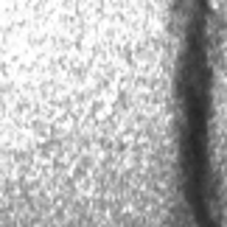
#> input picture data/rfdetr_coco/train/000188.png, 227 x 227 px, given as the content of the folder op/weld-defect-detection/data/reviewed/WDXI/datasets1/images, which was not available
$ python prepare_nnunet_dataset.py
#> lines starting #> are read from the running program, lines starting #| are printed output that depends on the picture; after the words box and inside, x2 and y2 are one past the last pixel; in counts of white or black regions, pixels touching at a corner belong together
"""
Convert WDXI dataset to nnU-Net v2 raw dataset format.

nnU-Net requires a strict folder structure:
  nnUNet_raw/DatasetXXX_NAME/
    imagesTr/case_0000_0000.png   <- training images (channel suffix _0000)
    labelsTr/case_0000.png        <- training labels (values 0/1, NOT 0/255)
    imagesTs/case_0000_0000.png   <- test images (optional, we use for eval)
    dataset.json

We use WDXI datasets1 as nnU-Net's training set (it will do its own
internal 5-fold cross-validation within this set) and datasets2 as
a held-out test set for final comparison against SegFormer — same
split roles SegFormer used, so the comparison is fair.

Run once locally or on Kaggle before training:
  python scripts/prepare_nnunet_dataset.py
"""

import os
import shutil
import json
import numpy as np
from PIL import Image

# ─────────────────────────────────────────────
# PATHS — set BASE_DIR for your environment
# ─────────────────────────────────────────────
BASE_DIR = r"C:\Users\Sam\Desktop\weld-defect-detection"
# BASE_DIR = "/kaggle/working/weld-defect-detection"    # Kaggle version

TRAIN_IMG_SRC  = f"{BASE_DIR}/data/reviewed/WDXI/datasets1/images"
TRAIN_MASK_SRC = f"{BASE_DIR}/data/reviewed/WDXI/datasets1/labels"
TEST_IMG_SRC   = f"{BASE_DIR}/data/reviewed/WDXI/datasets2/images"
TEST_MASK_SRC  = f"{BASE_DIR}/data/reviewed/WDXI/datasets2/labels"   # kept aside for eval, not given to nnU-Net

# nnU-Net expects these three env-var directories to exist
NNUNET_RAW          = f"{BASE_DIR}/nnUNet_raw"
NNUNET_PREPROCESSED = f"{BASE_DIR}/nnUNet_preprocessed"
NNUNET_RESULTS      = f"{BASE_DIR}/nnUNet_results"

DATASET_ID   = 501                      # any 3-digit id not already used
DATASET_NAME = f"Dataset{DATASET_ID}_WeldDefect"
DATASET_DIR  = f"{NNUNET_RAW}/{DATASET_NAME}"


def ensure_dirs():
    for d in [NNUNET_RAW, NNUNET_PREPROCESSED, NNUNET_RESULTS,
              f"{DATASET_DIR}/imagesTr", f"{DATASET_DIR}/labelsTr",
              f"{DATASET_DIR}/imagesTs"]:
        os.makedirs(d, exist_ok=True)


def convert_split(img_src, mask_src, img_dst, label_dst, prefix, save_labels=True):
    """Copy images with _0000 suffix, convert masks to 0/1 label maps."""
#> called with prefix = 'train', save_labels = True
    files = sorted([f for f in os.listdir(img_src)
                     if f.lower().endswith((".png", ".jpg", ".jpeg"))])

    case_ids = []
    for i, fname in enumerate(files):
        case_id = f"{prefix}_{i:04d}"
        case_ids.append(case_id)

        # image — grayscale, channel 0
        img = Image.open(os.path.join(img_src, fname)).convert("L")
        img.save(os.path.join(img_dst, f"{case_id}_0000.png"))

        if save_labels:
            mask_path = os.path.join(mask_src, fname)
            mask = np.array(Image.open(mask_path).convert("L"))
            label = (mask > 127).astype(np.uint8)   # 0/1, NOT 0/255
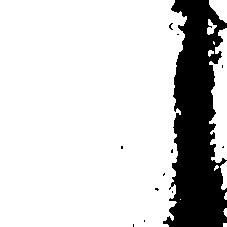
#> label: shape (227, 227); values 0 (black) and 1 (white), 81.7% white; 12 black regions (11 under 20 px), largest, box (x1, y1, x2, y2) and area: (163, 0, 227, 227) 9364
            Image.fromarray(label).save(os.path.join(label_dst, f"{case_id}.png"))

    return case_ids


def write_dataset_json(num_training):
    dataset_json = {
        "channel_names": {"0": "grayscale"},
        "labels": {
            "background": 0,
            "defect": 1
        },
        "numTraining": num_training,
        "file_ending": ".png"
    }
    with open(f"{DATASET_DIR}/dataset.json", "w") as f:
        json.dump(dataset_json, f, indent=2)


def main():
    print("Preparing nnU-Net raw dataset...")
    ensure_dirs()

    print("Converting training set (WDXI datasets1)...")
    train_ids = convert_split(
        TRAIN_IMG_SRC, TRAIN_MASK_SRC,
        f"{DATASET_DIR}/imagesTr", f"{DATASET_DIR}/labelsTr",
        prefix="train", save_labels=True
    )
    print(f"  {len(train_ids)} training cases")

    print("Converting held-out test set (WDXI datasets2, images only)...")
    test_ids = convert_split(
        TEST_IMG_SRC, None,
        f"{DATASET_DIR}/imagesTs", None,
        prefix="test", save_labels=False
    )
    print(f"  {len(test_ids)} test cases (labels kept aside for evaluation)")

    write_dataset_json(num_training=len(train_ids))

    print(f"\n{'='*50}")
    print("nnU-Net dataset ready")
    print(f"{'='*50}")
    print(f"Dataset dir : {DATASET_DIR}")
    print(f"Dataset ID  : {DATASET_ID}")
    print(f"\nSet these environment variables before running nnU-Net CLI:")
    print(f'  export nnUNet_raw="{NNUNET_RAW}"')
    print(f'  export nnUNet_preprocessed="{NNUNET_PREPROCESSED}"')
    print(f'  export nnUNet_results="{NNUNET_RESULTS}"')
    print(f"\n(On Windows CMD use 'set' instead of 'export')")
    print(f"\nNext steps:")
    print(f"  1. nnUNetv2_plan_and_preprocess -d {DATASET_ID} --verify_dataset_integrity")
    print(f"  2. nnUNetv2_train {DATASET_ID} 2d 0")
    print(f"  3. python scripts/evaluate_nnunet.py")


if __name__ == "__main__":
    main()

$ run again, on data/rfdetr_coco/train/003065.png
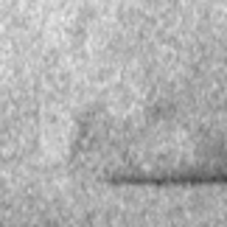
#> input picture data/rfdetr_coco/train/003065.png, 227 x 227 px, given as the content of the folder op/weld-defect-detection/data/reviewed/WDXI/datasets1/images, which was not available
#> in convert_split, `label = (mask > 127).astype(np.uint8)`:
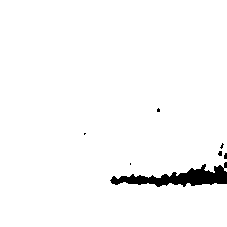
#> label: shape (227, 227); values 0 (black) and 1 (white), 97.4% white; 7 black regions (6 under 20 px), largest, box (x1, y1, x2, y2) and area: (110, 162, 227, 187) 1287

$ run again, on data/rfdetr_coco/train/003644.png
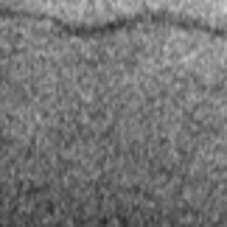
#> input picture data/rfdetr_coco/train/003644.png, 227 x 227 px, given as the content of the folder op/weld-defect-detection/data/reviewed/WDXI/datasets1/images, which was not available
#> in convert_split, `label = (mask > 127).astype(np.uint8)`:
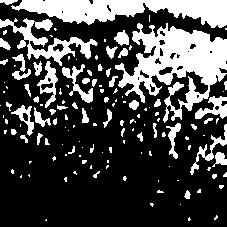
#> label: shape (227, 227); values 0 (black) and 1 (white), 28.3% white; 139 white regions (86 under 20 px), largest, box (x1, y1, x2, y2) and area: (115, 23, 227, 123) 5048, (11, 0, 227, 28) 3575, (0, 18, 98, 66) 1374

$ run again, on data/rfdetr_coco/train/003732.png
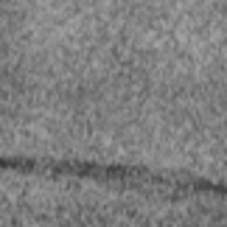
#> input picture data/rfdetr_coco/train/003732.png, 227 x 227 px, given as the content of the folder op/weld-defect-detection/data/reviewed/WDXI/datasets1/images, which was not available
#> in convert_split, `label = (mask > 127).astype(np.uint8)`:
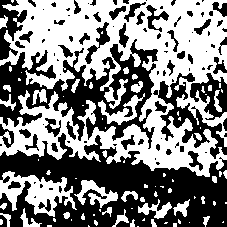
#> label: shape (227, 227); values 0 (black) and 1 (white), 50.7% white; 103 black regions (54 under 20 px), largest, box (x1, y1, x2, y2) and area: (0, 133, 227, 227) 11698, (0, 39, 158, 149) 6652, (153, 73, 227, 159) 1728
